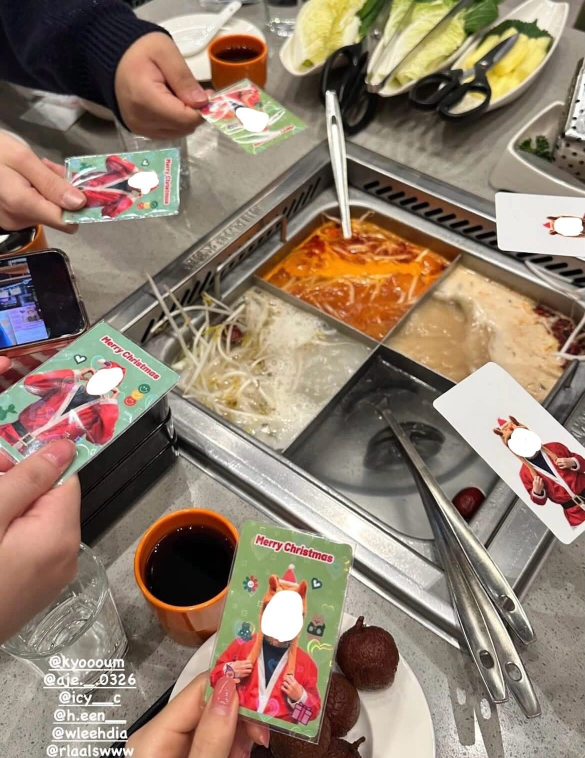
#> input picture src/assets/trends/yejeol-shot.jpg, 1169 x 1516 px, found by its file name (shown at 1/2 size)
$ python crop_yejeol.py
#> lines starting #> are read from the running program, lines starting #| are printed output that depends on the picture
"""
예절샷 이미지의 위/아래 '내용 없는' 부분만 아주 조금 잘라 세로 길이를 줄인다.
원본은 .orig 로 백업한 뒤 결과를 덮어쓴다. 이미 백업이 있으면 백업본에서 처리.
"""

from PIL import Image
from pathlib import Path

P = Path("src/assets/trends/yejeol-shot.jpg")
BACKUP = P.with_suffix(".jpg.orig")

if not BACKUP.exists():
    Image.open(P).save(BACKUP, "JPEG", quality=95)

img = Image.open(BACKUP).convert("RGB")
w, h = img.size
#> w = 1169; h = 1516

# 위/아래를 각각 8%씩만 잘라낸다 (총 16% 감소)
top_cut = round(h * 0.08)
#> top_cut = 121
bottom_cut = round(h * 0.08)
#> bottom_cut = 121
cropped = img.crop((0, top_cut, w, h - bottom_cut))
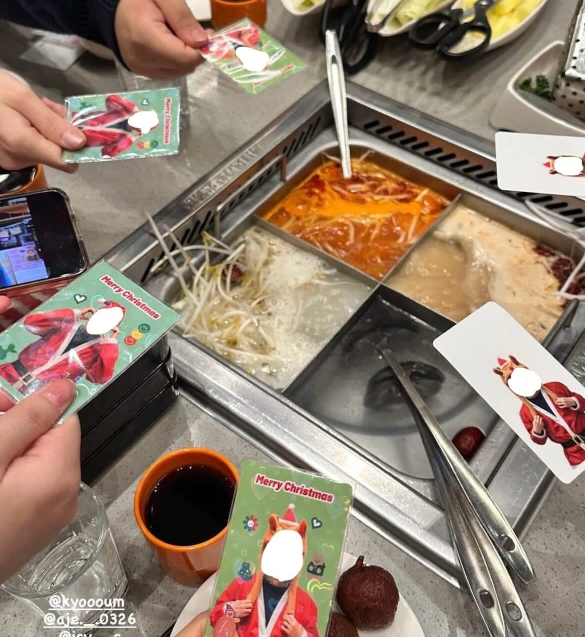
#> cropped: PIL image 1169x1274 RGB (shown at 1/2 size); mean R, G, B 143.5, 124.7, 108.6

cropped.save(P, "JPEG", quality=84, optimize=True, progressive=True)
#> (the run stopped early here; a loop or call above may not have finished)

$ run again, with src/assets/trends/dubai-choco.jpg copied over src/assets/trends/yejeol-shot.jpg
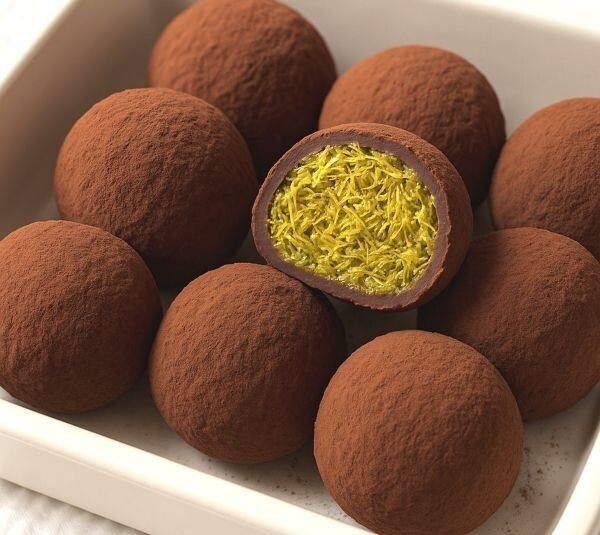
#> input picture src/assets/trends/dubai-choco.jpg, 600 x 535 px, found by its file name
#> `cropped = img.crop((0, top_cut, w, h - bottom_cut))`:
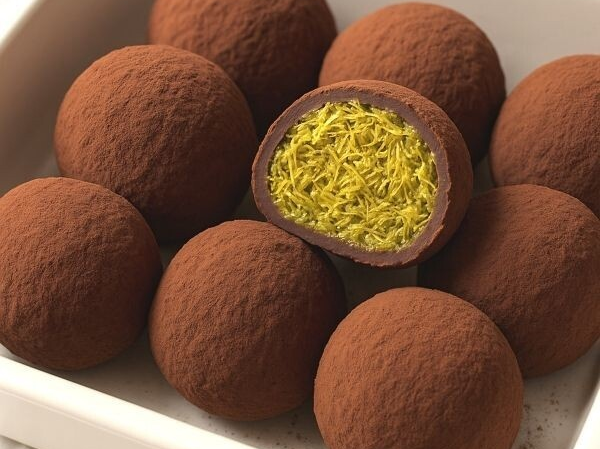
#> cropped: PIL image 600x449 RGB; mean R, G, B 119.3, 80.7, 56.9

$ run again, with src/assets/trends/geoje-yaho.jpg copied over src/assets/trends/yejeol-shot.jpg
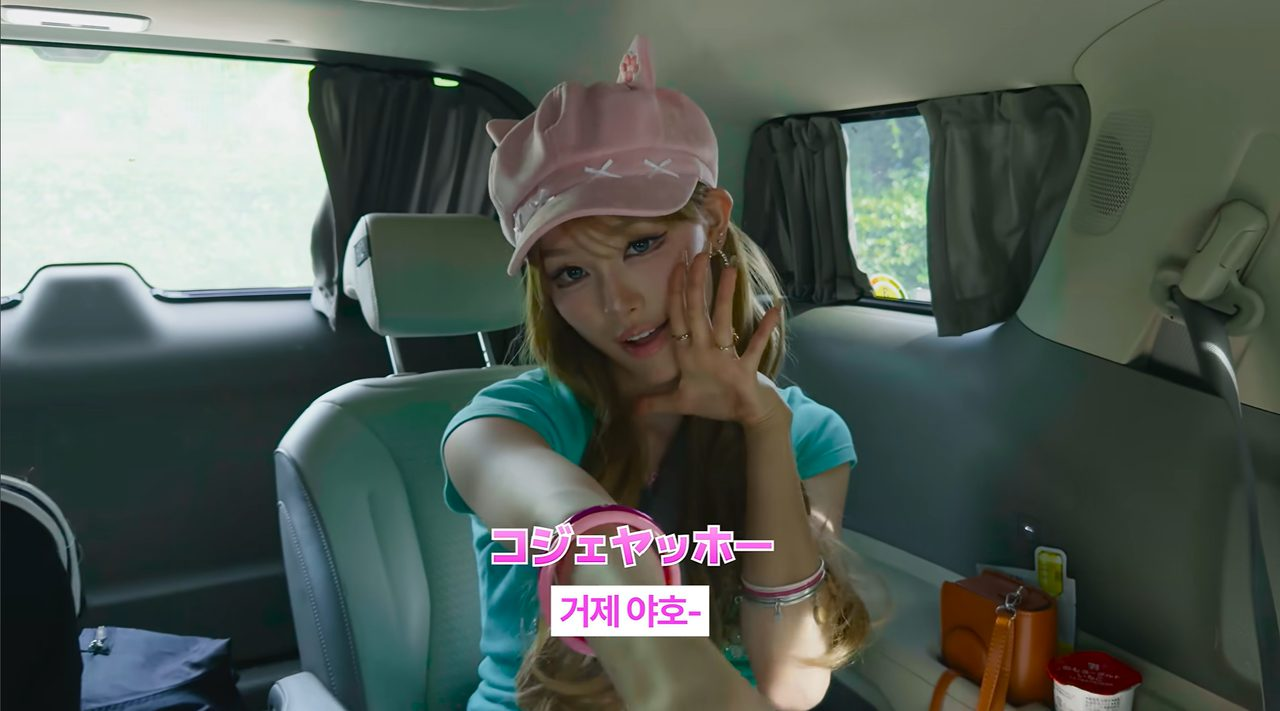
#> input picture src/assets/trends/geoje-yaho.jpg, 1280 x 711 px, found by its file name
#> `cropped = img.crop((0, top_cut, w, h - bottom_cut))`:
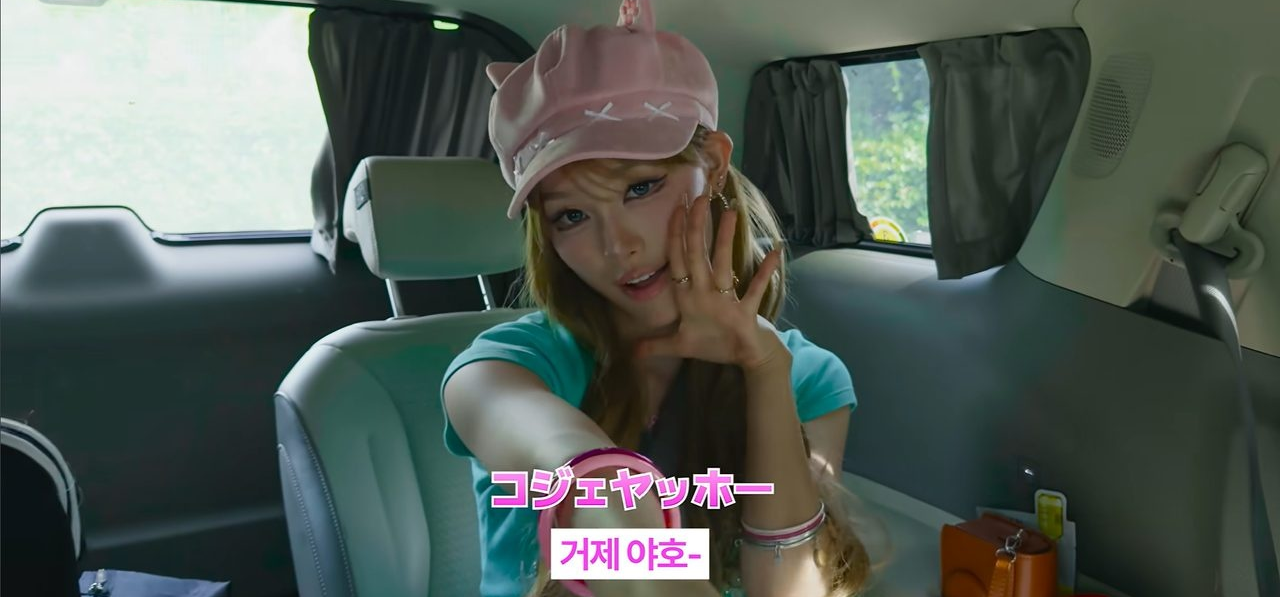
#> cropped: PIL image 1280x597 RGB; mean R, G, B 83.3, 93, 86.9

$ run again, with src/assets/trends/gunhee-sauce-2.jpg copied over src/assets/trends/yejeol-shot.jpg
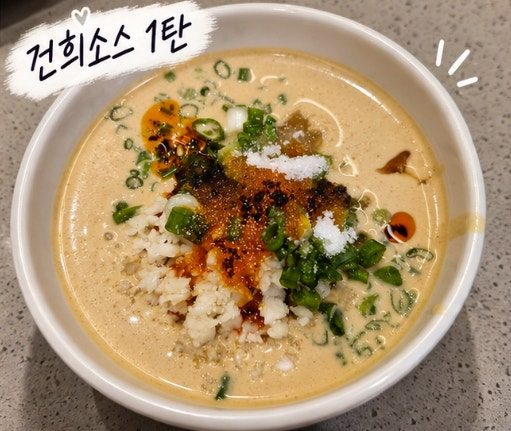
#> input picture src/assets/trends/gunhee-sauce-2.jpg, 511 x 431 px, found by its file name
#> `cropped = img.crop((0, top_cut, w, h - bottom_cut))`:
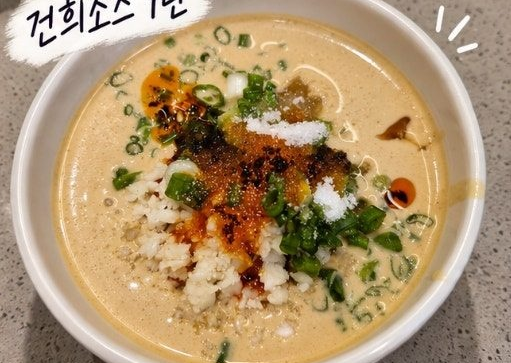
#> cropped: PIL image 511x363 RGB; mean R, G, B 175.3, 147.8, 111.2
